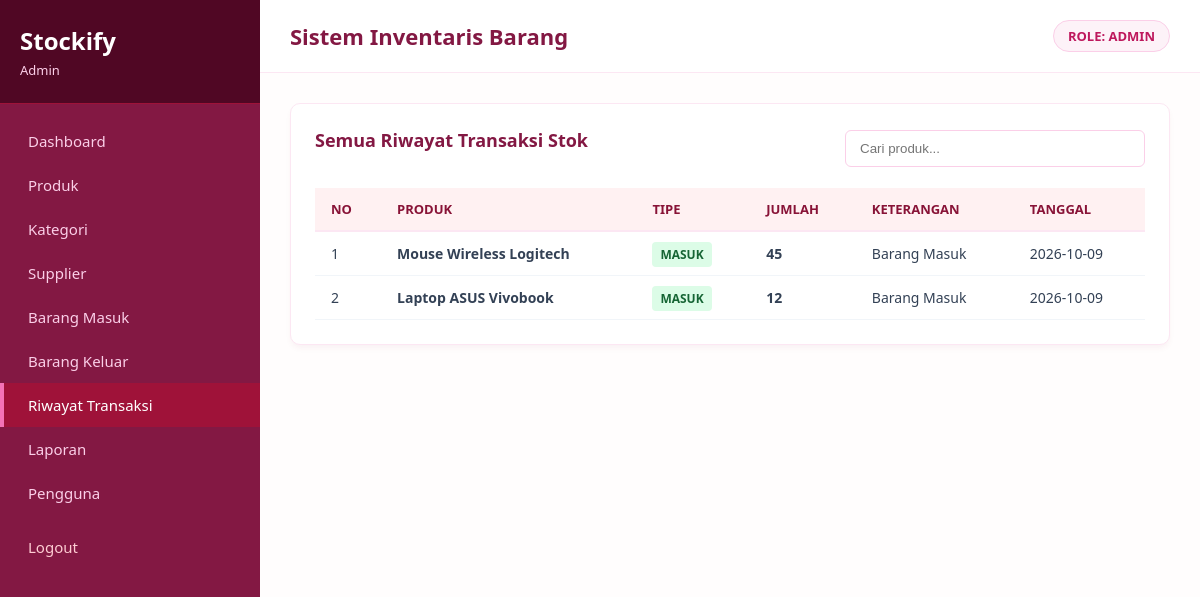
The page /public/riwayat.php (signed in) on the database its author committed.
### tables this page shows
CREATE TABLE stock_movements (
    id INT AUTO_INCREMENT PRIMARY KEY,
    product_id INT,
    type ENUM('IN', 'OUT') NOT NULL,
    qty INT NOT NULL,
    reference VARCHAR(100),
    created_at DATE,
    FOREIGN KEY (product_id) REFERENCES products(id) ON DELETE CASCADE
);

CREATE TABLE products (
    id INT AUTO_INCREMENT PRIMARY KEY,
    code VARCHAR(50) UNIQUE,
    name VARCHAR(150) NOT NULL,
    category_id INT,
    stock INT DEFAULT 0,
    price DECIMAL(12,2) DEFAULT 0.00,
    FOREIGN KEY (category_id) REFERENCES categories(id) ON DELETE SET NULL
);

### public/riwayat.php (the view)
<?php
require_once '../database/config/database.php';
include '../includes/header.php';
$search = $_GET['search'] ?? '';
$stmt = $pdo->prepare("SELECT sm.*, p.name as product_name FROM stock_movements sm JOIN products p ON sm.product_id = p.id WHERE p.name LIKE :s ORDER BY sm.id DESC");
$stmt->execute(['s' => "%$search%"]);
$movements = $stmt->fetchAll();
?>
<div class="card">
    <div class="search-bar">
        <h3>Semua Riwayat Transaksi Stok</h3>
        <form method="GET"><input type="text" name="search" placeholder="Cari produk..." value="<?= htmlspecialchars($search); ?>"></form>
    </div>
    <table>
        <thead><tr><th>NO</th><th>PRODUK</th><th>TIPE</th><th>JUMLAH</th><th>KETERANGAN</th><th>TANGGAL</th></tr></thead>
        <tbody>
            <?php if(count($movements) > 0): foreach ($movements as $i => $m): ?>
            <tr>
                <td><?= $i+1; ?></td>
                <td><strong><?= htmlspecialchars($m['product_name']); ?></strong></td>
                <td><span style="padding:4px 8px; border-radius:4px; font-weight:bold; font-size:12px; background:<?= $m['type']=='IN'?'#dcfce7;color:#166534;':'#fee2e2;color:#991b1b;'; ?>"><?= $m['type']=='IN'?'MASUK':'KELUAR'; ?></span></td>
                <td><strong><?= $m['qty']; ?></strong></td>
                <td><?= htmlspecialchars($m['reference']); ?></td>
                <td><?= htmlspecialchars($m['created_at']); ?></td>
            </tr>
            <?php endforeach; else: ?>
            <tr><td colspan="6" style="text-align: center; color: #94a3b8;">Belum ada transaksi tercatat.</td></tr>
            <?php endif; ?>
        </tbody>
    </table>
</div>
<?php include '../includes/footer.php'; ?>

### includes/header.php (style rules this page uses)
* { box-sizing: border-box; margin: 0; padding: 0; }
body { font-family: 'Segoe UI', Tahoma, Geneva, Verdana, sans-serif; background-color: #fff1f2; display: flex; height: 100vh; overflow: hidden; color: #334155; }
.card { background: #ffffff; border: 1px solid #fce7f3; padding: 24px; border-radius: 10px; box-shadow: 0 4px 6px -1px rgba(131, 24, 67, 0.05); margin-bottom: 24px; }
.card h3 { font-size: 18px; color: #831843; margin-bottom: 16px; }
.search-bar { display: flex; justify-content: space-between; align-items: center; margin-bottom: 20px; }
.search-bar input { width: 300px; padding: 10px 14px; border: 1px solid #fbcfe8; border-radius: 6px; outline: none; }
table { width: 100%; border-collapse: collapse; text-align: left; }
th { background: #fff1f2; padding: 12px 16px; font-size: 13px; color: #881337; border-bottom: 2px solid #fce7f3; font-weight: 700; }
td { padding: 12px 16px; font-size: 14px; color: #334155; border-bottom: 1px solid #f1f5f9; }

### rows shown on the page
stock_movements: product.name "Mouse Wireless Logitech", type "MASUK", qty "45", reference "Barang Masuk", created_at "2026-10-09"
stock_movements: product.name "Laptop ASUS Vivobook", type "MASUK", qty "12", reference "Barang Masuk", created_at "2026-10-09"

### other values the page prints
$role "Admin"
$role "ADMIN"
